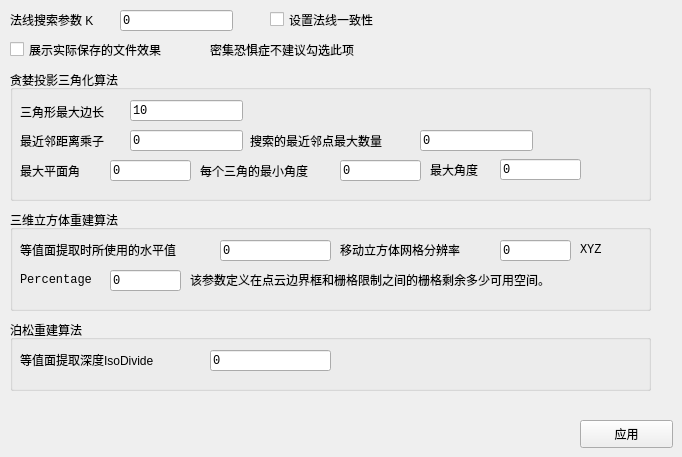
   <widget class="QWidget" name="tab_2">
    <attribute name="title">
     <string>重建</string>
    </attribute>
    <widget class="QPushButton" name="ApplyM">
     <property name="geometry">
      <rect>
       <x>580</x>
       <y>420</y>
       <width>93</width>
       <height>28</height>
      </rect>
     </property>
     <property name="text">
      <string>应用</string>
     </property>
    </widget>
    <widget class="QGroupBox" name="groupBox_9">
     <property name="geometry">
      <rect>
       <x>10</x>
       <y>70</y>
       <width>641</width>
       <height>131</height>
      </rect>
     </property>
     <property name="title">
      <string>贪婪投影三角化算法</string>
     </property>
     <widget class="QLabel" name="label_27">
      <property name="geometry">
       <rect>
        <x>10</x>
        <y>32</y>
        <width>111</width>
        <height>20</height>
       </rect>
      </property>
      <property name="text">
       <string>三角形最大边长</string>
      </property>
     </widget>
     <widget class="QLineEdit" name="liRC_SearchRadius">
      <property name="geometry">
       <rect>
        <x>120</x>
        <y>30</y>
        <width>113</width>
        <height>21</height>
       </rect>
      </property>
      <property name="font">
       <font>
        <family>Consolas</family>
       </font>
      </property>
      <property name="text">
       <string>10</string>
      </property>
     </widget>
     <widget class="QLineEdit" name="liRC_Mu">
      <property name="geometry">
       <rect>
        <x>120</x>
        <y>60</y>
        <width>113</width>
        <height>21</height>
       </rect>
      </property>
      <property name="font">
       <font>
        <family>Consolas</family>
       </font>
      </property>
      <property name="text">
       <string>0</string>
      </property>
     </widget>
     <widget class="QLabel" name="label_29">
      <property name="geometry">
       <rect>
        <x>10</x>
        <y>61</y>
        <width>111</width>
        <height>20</height>
       </rect>
      </property>
      <property name="text">
       <string>最近邻距离乘子</string>
      </property>
     </widget>
     <widget class="QLabel" name="label_30">
      <property name="geometry">
       <rect>
        <x>240</x>
        <y>61</y>
        <width>191</width>
        <height>20</height>
       </rect>
      </property>
      <property name="text">
       <string>搜索的最近邻点最大数量</string>
      </property>
     </widget>
     <widget class="QLineEdit" name="liRC_MaximumNearestNeighbors">
      <property name="geometry">
       <rect>
        <x>410</x>
        <y>60</y>
        <width>113</width>
        <height>21</height>
       </rect>
      </property>
      <property name="font">
       <font>
        <family>Consolas</family>
       </font>
      </property>
      <property name="text">
       <string>0</string>
      </property>
     </widget>
     <widget class="QLineEdit" name="liRC_MinimumAngle">
      <property name="geometry">
       <rect>
        <x>330</x>
        <y>90</y>
        <width>81</width>
        <height>21</height>
       </rect>
      </property>
      <property name="font">
       <font>
        <family>Consolas</family>
       </font>
      </property>
      <property name="text">
       <string>0</string>
      </property>
     </widget>
     <widget class="QLineEdit" name="liRC_MaximumSurfaceAngle">
      <property name="geometry">
       <rect>
        <x>100</x>
        <y>90</y>
        <width>81</width>
        <height>21</height>
       </rect>
      </property>
      <property name="font">
       <font>
        <family>Consolas</family>
       </font>
      </property>
      <property name="text">
       <string>0</string>
      </property>
     </widget>
     <widget class="QLabel" name="label_31">
      <property name="geometry">
       <rect>
        <x>190</x>
        <y>91</y>
        <width>141</width>
        <height>20</height>
       </rect>
      </property>
      <property name="text">
       <string>每个三角的最小角度</string>
      </property>
     </widget>
     <widget class="QLabel" name="label_32">
      <property name="geometry">
       <rect>
        <x>10</x>
        <y>91</y>
        <width>111</width>
        <height>20</height>
       </rect>
      </property>
      <property name="text">
       <string>最大平面角</string>
      </property>
     </widget>
     <widget class="QLineEdit" name="liRC_MaximumAngle">
      <property name="geometry">
       <rect>
        <x>490</x>
        <y>89</y>
        <width>81</width>
        <height>21</height>
       </rect>
      </property>
      <property name="font">
       <font>
        <family>Consolas</family>
       </font>
      </property>
      <property name="text">
       <string>0</string>
      </property>
     </widget>
     <widget class="QLabel" name="label_33">
      <property name="geometry">
       <rect>
        <x>420</x>
        <y>90</y>
        <width>61</width>
        <height>20</height>
       </rect>
      </property>
      <property name="text">
       <string>最大角度</string>
      </property>
     </widget>
    </widget>
    <widget class="QLineEdit" name="liRC_KS">
     <property name="geometry">
      <rect>
       <x>120</x>
       <y>10</y>
       <width>113</width>
       <height>21</height>
      </rect>
     </property>
     <property name="font">
      <font>
       <family>Consolas</family>
      </font>
     </property>
     <property name="text">
      <string>0</string>
     </property>
    </widget>
    <widget class="QLabel" name="label_26">
     <property name="geometry">
      <rect>
       <x>10</x>
       <y>12</y>
       <width>111</width>
       <height>16</height>
      </rect>
     </property>
     <property name="text">
      <string>法线搜索参数 K</string>
     </property>
    </widget>
    <widget class="QCheckBox" name="SetConfidence1">
     <property name="geometry">
      <rect>
       <x>270</x>
       <y>10</y>
       <width>141</width>
       <height>19</height>
      </rect>
     </property>
     <property name="text">
      <string>设置法线一致性</string>
     </property>
    </widget>
    <widget class="QCheckBox" name="PreviewPly">
     <property name="geometry">
      <rect>
       <x>10</x>
       <y>40</y>
       <width>191</width>
       <height>19</height>
      </rect>
     </property>
     <property name="text">
      <string>展示实际保存的文件效果</string>
     </property>
    </widget>
    <widget class="QLabel" name="label_28">
     <property name="geometry">
      <rect>
       <x>210</x>
       <y>40</y>
       <width>361</width>
       <height>20</height>
      </rect>
     </property>
     <property name="text">
      <string>密集恐惧症不建议勾选此项</string>
     </property>
    </widget>
    <widget class="QGroupBox" name="groupBox_11">
     <property name="geometry">
      <rect>
       <x>10</x>
       <y>210</y>
       <width>641</width>
       <height>101</height>
      </rect>
     </property>
     <property name="title">
      <string>三维立方体重建算法</string>
     </property>
     <widget class="QLabel" name="label_43">
      <property name="geometry">
       <rect>
        <x>10</x>
        <y>30</y>
        <width>201</width>
        <height>20</height>
       </rect>
      </property>
      <property name="text">
       <string>等值面提取时所使用的水平值</string>
      </property>
     </widget>
     <widget class="QLineEdit" name="liRC_IsoLevel">
      <property name="geometry">
       <rect>
        <x>210</x>
        <y>30</y>
        <width>111</width>
        <height>21</height>
       </rect>
      </property>
      <property name="font">
       <font>
        <family>Consolas</family>
       </font>
      </property>
      <property name="text">
       <string>0</string>
      </property>
     </widget>
     <widget class="QLabel" name="label_44">
      <property name="geometry">
       <rect>
        <x>330</x>
        <y>30</y>
        <width>161</width>
        <height>20</height>
       </rect>
      </property>
      <property name="text">
       <string>移动立方体网格分辨率</string>
      </property>
     </widget>
     <widget class="QLineEdit" name="liRC_GridResolution">
      <property name="geometry">
       <rect>
        <x>490</x>
        <y>30</y>
        <width>71</width>
        <height>21</height>
       </rect>
      </property>
      <property name="font">
       <font>
        <family>Consolas</family>
       </font>
      </property>
      <property name="text">
       <string>0</string>
      </property>
     </widget>
     <widget class="QLabel" name="label_39">
      <property name="geometry">
       <rect>
        <x>570</x>
        <y>30</y>
        <width>31</width>
        <height>20</height>
       </rect>
      </property>
      <property name="font">
       <font>
        <family>Consolas</family>
       </font>
      </property>
      <property name="text">
       <string>XYZ</string>
      </property>
     </widget>
     <widget class="QLineEdit" name="liRC_PercentageExtendGrid">
      <property name="geometry">
       <rect>
        <x>100</x>
        <y>60</y>
        <width>71</width>
        <height>21</height>
       </rect>
      </property>
      <property name="font">
       <font>
        <family>Consolas</family>
       </font>
      </property>
      <property name="text">
       <string>0</string>
      </property>
     </widget>
     <widget class="QLabel" name="label_45">
      <property name="geometry">
       <rect>
        <x>10</x>
        <y>60</y>
        <width>91</width>
        <height>20</height>
       </rect>
      </property>
      <property name="font">
       <font>
        <family>Consolas</family>
       </font>
      </property>
      <property name="text">
       <string>Percentage</string>
      </property>
     </widget>
     <widget class="QLabel" name="label_46">
      <property name="geometry">
       <rect>
        <x>180</x>
        <y>60</y>
        <width>451</width>
        <height>20</height>
       </rect>
      </property>
      <property name="text">
       <string>该参数定义在点云边界框和栅格限制之间的栅格剩余多少可用空间。</string>
      </property>
     </widget>
    </widget>
    <widget class="QGroupBox" name="groupBox_12">
     <property name="geometry">
      <rect>
       <x>10</x>
       <y>320</y>
       <width>641</width>
       <height>71</height>
      </rect>
     </property>
     <property name="title">
      <string>泊松重建算法</string>
     </property>
     <widget class="QLabel" name="label_47">
      <property name="geometry">
       <rect>
        <x>10</x>
        <y>30</y>
        <width>191</width>
        <height>20</height>
       </rect>
      </property>
      <property name="text">
       <string>等值面提取深度IsoDivide</string>
      </property>
     </widget>
     <widget class="QLineEdit" name="liRC_IsoDivide">
      <property name="geometry">
       <rect>
        <x>200</x>
        <y>30</y>
        <width>121</width>
        <height>21</height>
       </rect>
      </property>
      <property name="font">
       <font>
        <family>Consolas</family>
       </font>
      </property>
      <property name="text">
       <string>0</string>
      </property>
     </widget>
    </widget>
   </widget>
